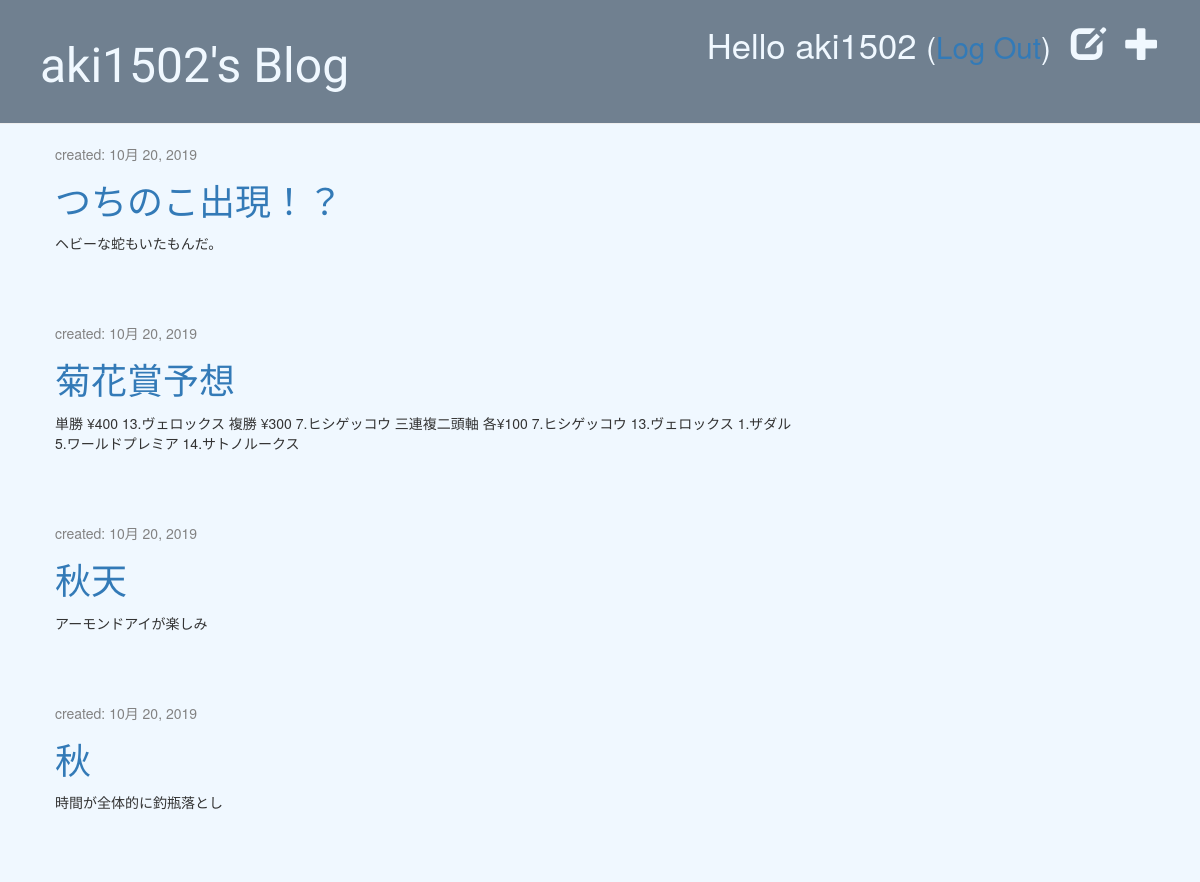
Page /drafts/ (signed in) on the committed database.
### blog/models.py (models this page shows, shortened)
class Post(models.Model):
    if False:
        comments = None
    author = models.ForeignKey(settings.AUTH_USER_MODEL, on_delete=models.CASCADE)
    title = models.CharField(max_length=200)
    text = models.TextField()
    created_date = models.DateTimeField(default=timezone.now)
    published_date = models.DateTimeField(blank=True, null=True)
    number_of_like = models.PositiveIntegerField(default=0)

### blog/views.py (the view)
# urls.py: path("drafts/", views.post_draft_list, name="post_draft_list"),
@login_required
def post_draft_list(request):
    posts = Post.objects.filter(published_date__isnull=True).order_by("created_date")
    return render(request, "blog/post_draft_list.html", {"posts": posts})

### blog/templates/blog/post_draft_list.html
{% extends 'blog/base.html' %}
{% block content %}
    {% for post in posts %}
        <div class="post">
            <p class="date">created: {{ post.created_date|date }}</p>
            <h1><a href="{% url 'post_detail' pk=post.pk %}">{{ post.title }}</a></h1>
            <p>{{ post.text|truncatechars:200 }}</p>
        </div>
    {% endfor %}
{% endblock content %}

### blog/templates/blog/base.html (shortened to what this page needs)
<!DOCTYPE html>
{% load static %}
<html>
    <head lang="ja">
        <link rel="stylesheet" href="//maxcdn.bootstrapcdn.com/bootstrap/3.2.0/css/bootstrap.min.css">
        <link rel="stylesheet" href="//maxcdn.bootstrapcdn.com/bootstrap/3.2.0/css/bootstrap-theme.min.css">
        <link rel="stylesheet" href="{% static "css/blog.css"%}">
    </head>
    <body>
        <div class="page-header">
            {% if user.is_authenticated %}
                <a href="{% url 'post_new' %}" class="top-menu"><span class="glyphicon glyphicon-plus"></span></a>
                <a href="{% url 'post_draft_list' %}" class="top-menu"><span class="glyphicon glyphicon-edit"></span></a>
                <p class="top-menu">Hello {{ user.username }} <small>(<a href="{% url 'logout' %}">Log Out</a>)</small></p>
            {% else %}
                <a href="{% url 'login' %}" class="top-menu"><span class="glyphicon glyphicon-lock"></span></a>
            {% endif %}
            <h1><a href="/">aki1502's Blog</a></h1>
        </div>
        <div class="content container">
            <div class="row">
                <div class="col-md-8">
                    {% block content %}
                    {% endblock content %}
                </div>
            </div>
        </div>
    </body>
</html>

### blog/static/css/blog.css (style rules this page uses)
body { background-color: aliceblue; }
.page-header { background-color: slategrey; margin-top: 0; padding: 20px 20px 20px 40px; }
.page-header h1, .page-header h1 a, .page-header h1 a:visited, .page-header h1 a:active { color: aliceblue; font-size: 36pt; text-decoration: none; }
.content { margin-left: 40px; }
h1, h2, h3, h4 { font-family: 'Lobster', cursive; }
.date { color: #828282; }
.top-menu, .top-menu:hover, .top-menu:visited { color: aliceblue; float: right; font-size: 26pt; margin-right: 20px; }
.post { margin-bottom: 70px; }

### rows in the picture
Post: created_date "10月 20, 2019", title "つちのこ出現！？", text "ヘビーな蛇もいたもんだ。"
Post: created_date "10月 20, 2019", title "菊花賞予想", text "単勝 ¥400 13.ヴェロックス 複勝 ¥300 7.ヒシゲッコウ 三連複二頭軸 各¥100 7.ヒシゲッコウ 13.ヴェロックス 1.ザダル 5.ワールドプレミア 14.サトノルークス"
Post: created_date "10月 20, 2019", title "秋天", text "アーモンドアイが楽しみ"
Post: created_date "10月 20, 2019", title "秋", text "時間が全体的に釣瓶落とし"

### other values in the picture
{{ user.username }} "aki1502"
